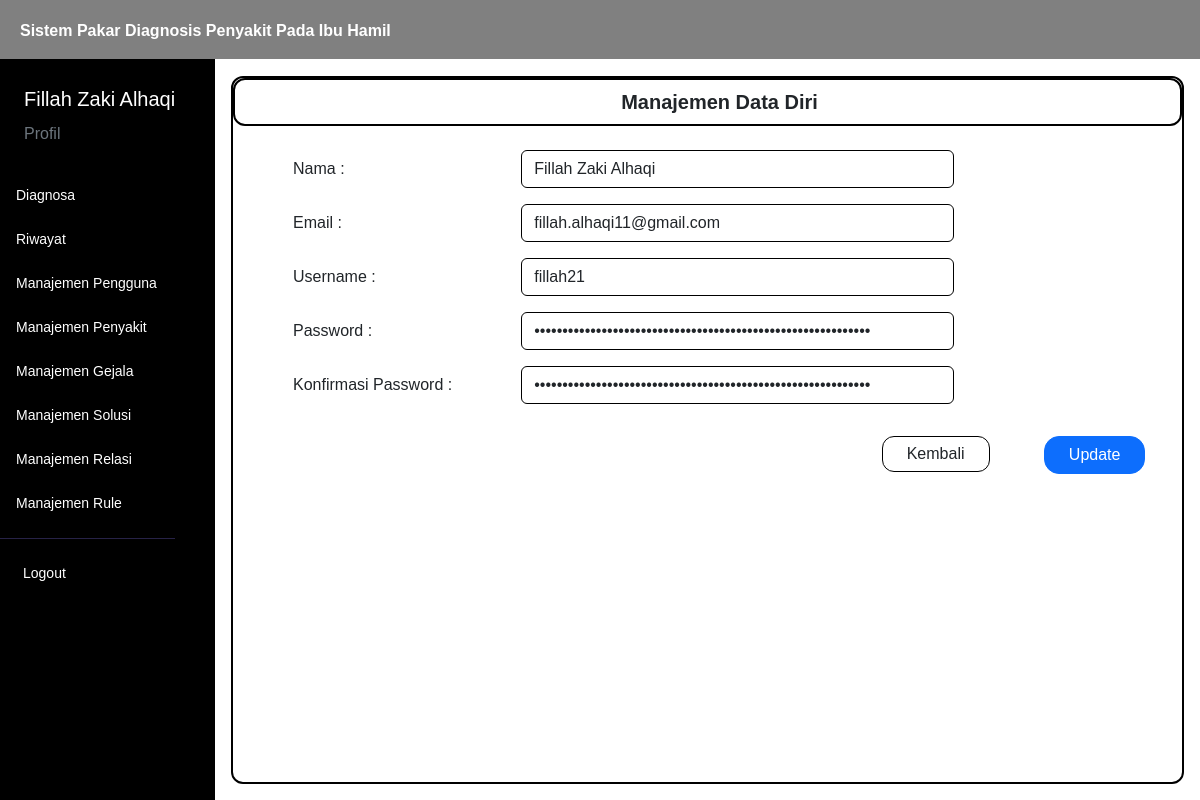
Page /menu/profil.php (signed in) on the committed database.
### tables this page shows
CREATE TABLE `user` (
  `iduser` int(11) NOT NULL,
  `username` varchar(50) NOT NULL,
  `password` varchar(100) NOT NULL,
  `nama` varchar(50) NOT NULL,
  `email` varchar(50) NOT NULL,
  `level` varchar(40) NOT NULL
);

### controller/main.php (called while the page is built, shortened)
<?php
$conn = mysqli_connect("localhost", "root", "", "kehamilan");
function query($query)
{
    global $conn;
    $result = mysqli_query($conn, $query);
    $rows = [];
    while ($row = mysqli_fetch_assoc($result)) {
        $rows[] = $row;
    }
    return $rows;
}
function dekripsi($kata)
{
    $string = base64_decode($kata);
    $key = substr($string, 0, 44);
    $enkripsi = substr($string, 44);
    $hasil = openssl_decrypt($enkripsi, 'AES-256-CBC', $key, 0, substr($key, 0, 16));
    return $hasil;
}
function cari_user() {
    $id = dekripsi($_COOKIE['SPKehamilan']);
    $user = query("SELECT * FROM user WHERE iduser = $id")[0];
    return $user;
}
function validasi_admin()
{
    $id = dekripsi($_COOKIE['SPKehamilan']);
    $cek = query("SELECT * FROM user WHERE iduser = $id")[0];
}
?>

### menu/profil.php (the view, shortened to what this page needs)
<?php
$id = dekripsi($_COOKIE['SPKehamilan']);
$data = query("SELECT * FROM user WHERE iduser = $id")[0];
?>
<html lang="en">
<head>
    <link href="https://cdn.jsdelivr.net/npm/bootstrap@5.3.0/dist/css/bootstrap.min.css" rel="stylesheet"
>
    <link rel="stylesheet" href="https://cdn.datatables.net/1.13.4/css/jquery.dataTables.min.css">
    <link rel="stylesheet" href="../style.css">
</head>
<body>
    <div class="content">
        <?php
        require_once('../navbar/navbar.php');
        ?>
        <div class="main-container m-0">
            <div class="d-flex">
                <?php
                require_once('../navbar/sidebar.php');
                ?>
                <div class="contents px-3 py-3">
                    <div class="box">
                        <div class="box1">
                            <h5 class="text-dark text-center mb-0 ms-4 fw-bold">
                                Manajemen Data Diri
                            </h5>
                        </div>
                        <form method="post" action="">
                            <div class="mb-3 mt-4 row ms-5">
                                <label for="inputName" class="col-sm-3 me-0 col-form-label">Nama :</label>
                                <div class="col-sm-6">
                                    <input type="text" class="form-control" id="inputName" value="<?= $data['nama']; ?>"
                                        name="nama">
                                </div>
                            </div>
                            <div class="mb-3 mt-2 row ms-5">
                                <label for="inputEmail" class="col-sm-3 me-0 col-form-label">Email :</label>
                                <div class="col-sm-6">
                                    <input type="email" class="form-control" id="inputEmail"
                                        value="<?= $data['email']; ?>" name="email">
                                </div>
                            </div>
                            <div class="mb-3 mt-2 row ms-5">
                                <label for="inputUsername" class="col-sm-3 me-0 col-form-label">Username :</label>
                                <div class="col-sm-6">
                                    <input type="text" class="form-control" id="inputUsername"
                                        value="<?= $data['username']; ?>" name="username">
                                </div>
                            </div>
                            <div class="mb-3 mt-2 row ms-5">
                                <label for="inputPassword" class="col-sm-3 me-0 col-form-label">Password :</label>
                                <div class="col-sm-6">
                                    <input type="password" class="form-control" id="inputPassword"
                                        value="<?= $data['password']; ?>" name="password">
                                </div>
                            </div>
                            <div class="mb-3 mt-2 row ms-5">
                                <label for="inputKPassword" class="col-sm-3 me-0 col-form-label">Konfirmasi Password
                                    :</label>
                                <div class="col-sm-6">
                                    <input type="password" class="form-control" id="inputKPassword"
                                        value="<?= $data['password']; ?>" name="password2">
                                </div>
                            </div>
                            <div class="row justify-content-end">
                                <div class="col-sm-2">
                                    <a type="button" class="text-dark mt-3 px-4" href="../menu/manaj_pengguna.php"
                                        style="background:none; padding: 5px 15px;">Kembali</a>
                                </div>
                                <div class="col-sm-2">
                                    <button type="submit" class="btn btn-primary mt-3 px-4" style="border-radius: 15px;"
                                        name="submit">Update</button>
                                </div>
                            </div>
                    </div>
                </div>
            </div>
        </div>
    </div>
</body>
</html>

### navbar/sidebar.php (shortened to what this page needs)
<?php
validasi_admin();
?>
<div class="sidebar" id="side_nav">
    <div class="content-side">
        <div class="profil pt-4">
            <span class="text-white ms-4 fs-5">
                <?= $user['nama']; ?>
            </span>
            <div class="ms-4 mt-2">
                <a class="text-decoration-none text-secondary" href="../menu/profil.php">Profil</a>
            </div>
        </div>
        <div class="">
            <ul class="list-unstyled pt-4 fw-medium">
                <li class="">
                    <a href="../diagnosa" class="text-decoration-none d-block">
                        <span>Diagnosa</span>
                    </a>
                </li>
                <li class="">
                    <a href="../menu/riwayat.php" class="text-decoration-none d-block">
                        <span>Riwayat</span>
                    </a>
                </li>
                <li class="">
                    <a href="../menu/manaj_pengguna.php" class="text-decoration-none d-block">
                        <span>Manajemen Pengguna</span>
                    </a>
                </li>
                <li class="">
                    <a href="../menu/manaj_penyakit.php" class="text-decoration-none d-block">
                        <span>Manajemen Penyakit</span>
                    </a>
                </li>
                <li class="">
                    <a href="../menu/manaj_gejala.php" class="text-decoration-none d-block">
                        <span>Manajemen Gejala</span>
                    </a>
                </li>
                <li class="">
                    <a href="../menu/manaj_solusi.php" class="text-decoration-none d-block">
                        <span>Manajemen Solusi</span>
                    </a>
                </li>
                <li class="">
                    <a href="../menu/manaj_relasi.php" class="text-decoration-none d-block">
                        <span>Manajemen Relasi</span>
                    </a>
                </li>
                <li class="">
                    <a href="../menu/manaj_rule.php" class="text-decoration-none d-block">
                        <span>Manajemen Rule</span>
                    </a>
                </li>
            </ul>
        </div>
        <hr class="hr-color">
        <ul class="list-unstyled fw-medium pb-5">
            <li>
                <a href="../logout.php" class="text-decoration-none d-block">
                    <span>Logout</span>
                </a>
            </li>
        </ul>
    </div>
</div>

### style.css (style rules this page uses)
* { font-family: "Chakra Petch", sans-serif; }
body { background: white; margin: 0; padding: 0; border: 0; }
.content { min-height: 100vh; width: 100%; }
.sidebar { background: black; min-width: 215px; max-width: 215px; transition: all ease-in 0.3s; min-height: 100vh; }
hr.hr-color { color: #272247; opacity: 1; }
.sidebar ul { padding: 0 11px; }
.sidebar li { margin: 7px 0; }
.sidebar li a { color: white; padding: 8px 5px; font-size: 14px; margin-left: 0; }
.content-side { position: fixed; margin-top: 60px; }
.contents { width: 100%; margin-top: 60px; }
.content .contents a { border: solid black 1px; border-radius: 12px; padding: 5px 17px; background: rgb(30, 30, 250); color: #ffffff; text-decoration: none; }
.box { border: black solid 2px; border-radius: 12px; height: 100%; }
.box1 { border: black solid 2px; border-radius: 12px; padding: 10px; }
.contents input { border-color: black; }

### rows in the picture
user: nama "Fillah Zaki Alhaqi", email "fillah.alhaqi11@gmail.com", username "fillah21"
